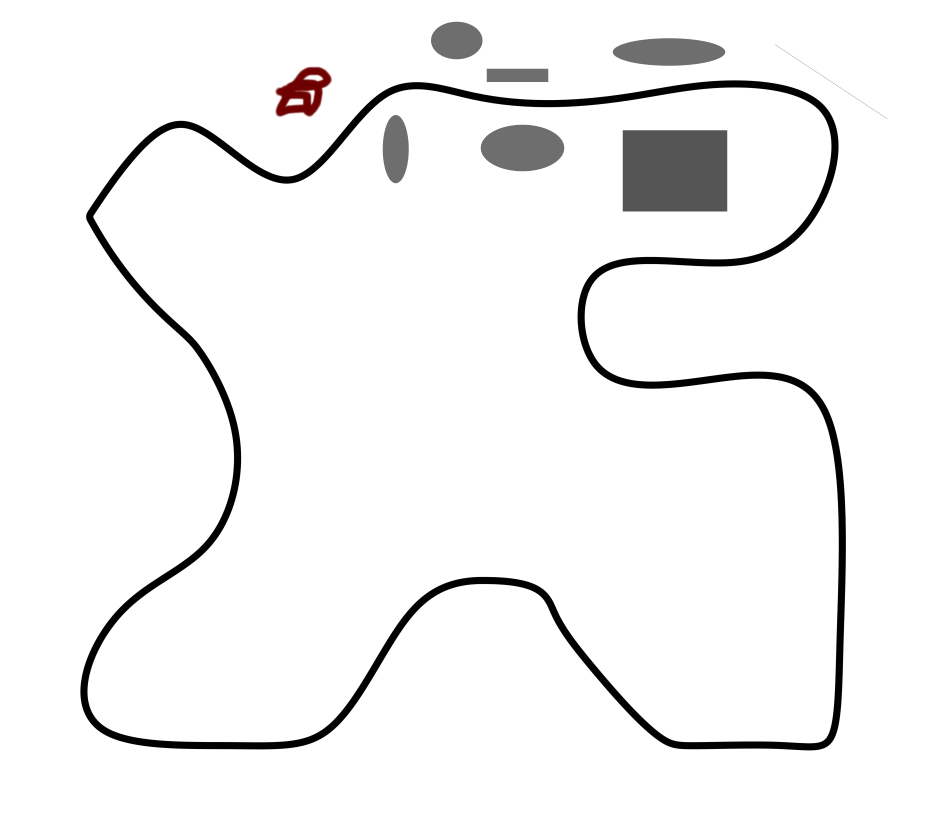
#> input picture maps/curve4.png, 3705 x 3323 px (shown at 1/4 size)
$ python main.py   (older library calls are emulated)
#> lines starting #> are read from the running program, lines starting #| are printed output that depends on the picture; after the words box and inside, x2 and y2 are one past the last pixel; in counts of white or black regions, pixels touching at a corner belong together
### simulation.py
import numpy as np
import cv2
import random
import time
# Function to simulate drone movement and rotation
def rotated_to_original(movement_vector_rotated, rotation_angle):
    # Convert rotation angle to radians
    angle_rad = np.radians(rotation_angle)

    # Create a rotation matrix for the inverse rotation
    rotation_matrix_inverse = np.array([[np.cos(-angle_rad), -np.sin(-angle_rad)],
                                        [np.sin(-angle_rad), np.cos(-angle_rad)]])

    # Apply the inverse rotation matrix to the rotated movement vector
    movement_vector_original = np.dot(rotation_matrix_inverse, movement_vector_rotated)

    return movement_vector_original

def simulate_drone_movement(image, drone_position, movement_vector, rotation_angle):
    movement_vector = rotated_to_original(movement_vector,-rotation_angle)
    rows, cols, _ = image.shape

    # Create a translation matrix for simulating movement
    translation_matrix = np.float32([[1, 0, movement_vector[0]], [0, 1, movement_vector[1]]])

    # Apply translation to the entire image
    moved_image = cv2.warpAffine(image, translation_matrix, (cols, rows), borderMode=cv2.BORDER_CONSTANT, borderValue=(255, 255, 255))

    # Update the drone's position
    drone_position = (
        drone_position[0] + movement_vector[0],
        drone_position[1] + movement_vector[1],
        drone_position[2],
        drone_position[3]
    )

    # Ensure the updated drone position is within the image boundaries
    drone_position = (
        max(0, min(drone_position[0], cols - drone_position[2])),
        max(0, min(drone_position[1], rows - drone_position[3])),
        drone_position[2],
        drone_position[3]
    )
    drone_position = tuple(np.array(drone_position,int))
    # Extract the region of interest (ROI) from the moved image
    roi_image = moved_image[drone_position[1]:drone_position[1] + drone_position[3], drone_position[0]:drone_position[0] + drone_position[2]]

    # Calculate the center of the cropped region
    center_x = drone_position[2] // 2
    center_y = drone_position[3] // 2
    # Create a rotation matrix for simulating rotation around the center of the cropped region
    rotation_matrix = cv2.getRotationMatrix2D((int(center_x), int(center_y)), rotation_angle, 1.0)

    # Apply rotation to the ROI
    rotated_roi = cv2.warpAffine(roi_image, rotation_matrix, (drone_position[2], drone_position[3]), borderMode=cv2.BORDER_CONSTANT, borderValue=(255, 255, 255))

    # Display the updated image with the rotated ROI


    return rotated_roi,drone_position

class drone_sim():
    def __init__(self,initial_pos,image,start_time):
        self.time = start_time
        self.drone_pos = initial_pos
        self.drone_map = image
        self.total_rot = 0
    def step(self,movement_vector,rotation_angle,noise = [0.95,1.05]):
        dt = time.time() - self.time
        self.time = time.time()
        movement_vector = tuple(np.array(movement_vector)*dt)
        rotation_angle = rotation_angle*dt

        movement_vector = np.array(movement_vector)
        movement_vector = tuple([np.random.normal(*noise)*movement_vector[0],np.random.normal(*noise)*movement_vector[1]])
        rotation_angle = np.random.normal(*noise)*rotation_angle

        self.total_rot += rotation_angle

        rotated_roi,self.drone_pos = simulate_drone_movement(self.drone_map, self.drone_pos, movement_vector, self.total_rot)
        return rotated_roi,self.drone_pos

### image_analysis.py
import cv2
import numpy as np
import math
import time

# [121 lines left out: functions curve_masking, cv2_curve_points, find_curve, slope, diss, draw_points and 3 more, not called in this run]


def image_analysis(image,paxos = None,old_curve = None):
    #image[image<80] = image[image<80]*0.5
    # Convert the image to grayscale
    gray = cv2.cvtColor(image, cv2.COLOR_BGR2GRAY)
    #gray = gray*2
    #gray = adjust_brightness(gray)
    #gray = sharpen_image_gray(gray)
    # Apply Canny edge detection
    gray = cv2.GaussianBlur(gray, (9, 9), 2)
    #edges = cv2.Canny(gray, 50, 100, apertureSize=3)

    #edges = cv2.Laplacian(gray, ksize=3, ddepth=cv2.CV_16S)
    #edges = cv2.convertScaleAbs(edges)
    edges = cv2.Canny(gray, 50, 100, apertureSize=3)

    #edges = cv2.GaussianBlur(edges, (15,15), 0)
    step = 10
    angle_limit = 4
    min_dis = 10
    max_dis = 90
    if paxos!=None:
        #print(paxos)
        min_dis = 0.6*paxos
        max_dis = 1.4*paxos
    checks = 10
    # Apply HoughLinesP to detect lines
    dlines = cv2.HoughLinesP(edges, 1, np.pi/180, threshold=10, minLineLength=20, maxLineGap=10)

    if dlines is None or len(dlines)<5:
        return no_lines_imshow(edges,image,gray)

    for g in range(2):
        if g==1:
            width, height = edges.shape[:2]
            lines = flip_lines(edges,dlines)
        else:
            height, width = edges.shape[:2]
            lines = dlines
        #print(len(lines))
        # Draw lines on the original image
        result_image = image.copy()

        lines = np.array(list(map(lambda x:list(form_line(x[0])),lines)))

        points = np.array(list(map(lambda x:[(x[0]+x[2])/2,(x[1]+x[3])/2],lines)))
        masked_idxs = curve_masking(points,old_curve,image.shape)
        lines = lines[masked_idxs]
        if lines is None:
            return no_lines_imshow(edges,image,gray)
        #lines = lines[np.argsort(lines[:,0])]


        points = [[] for i in range(width//step)]

        #width//10


        idx = -1
        if lines is not None and len(lines)>1:
            for line in lines:
                idx+=1
                x1, y1, x2, y2 = line
                for i in (np.array(list(range(x1 - (x1-1)%step,x2,step)))-1)//step:
                    points[i].append(idx)

        i = -1

        for sample_idxs in points:
            i+=1
            status = 0
            for l in range(checks):
                if len(sample_idxs)>=2:
                    sample = lines[sample_idxs]
                    slopes = np.array(list(zip(range(len(sample)),[slope(*list(line)) for line in sample])))
                    slopes = slopes[np.argsort(slopes[:,1])]
                    diff = np.diff(slopes[:,1])
                    if not np.isnan(diff).all() and abs(np.nanmin(diff))<angle_limit:
                        min_idx = np.nanargmin(diff)
                        line2idx = [int(slopes[min_idx,0]),int(slopes[min_idx+1,0])]
                        dis = diss(*sample[line2idx])
                        #print(dis)
                        #input()
                        if dis>min_dis and dis<max_dis:
                            points[i] = [sample_idxs[line2idx[0]],sample_idxs[line2idx[1]]]
                            status =1
                            break
                        else:
                            sample_idxs = np.delete(sample_idxs,[line2idx])
                            #points[i] = []
                    else:
                        #points[i] = []
                        break
                else:
                    points[i] = []
                    break
            if status==0:
                points[i] = []


        lines1 = []
        lines2 = []
        for idxs in points:
            item = lines[idxs]
            if len(item)>0:
                if (item[0][1]+item[0][3])/2 > (item[1][1]+item[1][3])/2:
                    lines1.append(item[0])
                    lines2.append(item[1])
                else:
                    lines2.append(item[0])
                    lines1.append(item[1])

        #lines = lines[list(set([item for sublist in points for item in sublist]))]

        if g==0:
            lines1_g0 = lines1
            lines2_g0 = lines2
            lines_g0 = lines
        if g==1:
            lines1 = flip_lines(edges,np.array(lines1).reshape(-1,1,4))
            lines1 = lines1_g0+[np.array(l[0]) for l in lines1]
            lines2 = flip_lines(edges,np.array(lines2).reshape(-1,1,4))
            lines2 = lines2_g0+[np.array(l[0]) for l in lines2]
            lines = np.concatenate((lines_g0,lines))
        if lines1 is not None and len(lines1)>1:
            #print(lines1)
            for line in lines1:
                #print(line)
                x1, y1, x2, y2 = line
                cv2.line(result_image, (x1, y1), (x2, y2), (0, 255, 0), 5)

        if lines2 is not None and len(lines2)>1:
            for line in lines2:
                x1, y1, x2, y2 = line
                cv2.line(result_image, (x1, y1), (x2, y2), (0, 0, 255), 5)

        points1 = np.array(list(map(lambda x:[(x[0]+x[2])/2,(x[1]+x[3])/2],lines1)))
        points2 = np.array(list(map(lambda x:[(x[0]+x[2])/2,(x[1]+x[3])/2],lines2)))


        if len(points1)>4:
            if g==0:
                continue
            return get_imshows(result_image,image,gray,edges,lines,points1,points2)
        elif g==1:
            print("here",len(points1))
            return no_lines_imshow(edges,image,gray)


# [19 lines left out: function get_imshows, not called in this run]

def no_lines_imshow(edges,image,gray):
    return edges,image,gray,None,None,None,None

### drone_control.py

def get_movment(slope_error,y_error,rotation_coe = 1,movement_coe = 1):
    if slope_error is not None:
        mxv = 10
        if slope_error > mxv:
            slope_error = mxv
        elif slope_error <-mxv:
            slope_error = -mxv
        err = slope_error/mxv
        movement_vector = (10*5*(1-abs(err)),-(1-abs(err))*y_error)
        rotation_speed = slope_error
    else:
        movement_vector = (4*20,0)
        rotation_speed = 0
    return rotation_speed*rotation_coe, movement_vector*movement_coe

### main.py
import cv2
import numpy as np
import math
import time
from simulation import simulate_drone_movement
from image_analysis import image_analysis
from simulation import drone_sim
from drone_control import get_movment
from drone_tools import zoom
import time

import warnings

# Suppress RankWarning
warnings.filterwarnings("ignore", category=np.RankWarning)

def text_to_image(image,text,where):
    cv2.putText(image, text, (result_image.shape[1] - cv2.getTextSize(text, cv2.FONT_HERSHEY_SIMPLEX, 1, 2)[0][0] - 10, where), cv2.FONT_HERSHEY_SIMPLEX, 1, (255, 0, 255), 2)


mask_attempts = 0

if __name__ == "__main__":
    # Load an example image
    image = cv2.imread("maps/curve4.png")
#> image is the input picture: shape (3323, 3705, 3); mean B, G, R 242.9, 242.9, 243.2
    image = np.clip(image + np.random.normal(0, 0.8, image.shape).astype(np.uint8), 0, 255)
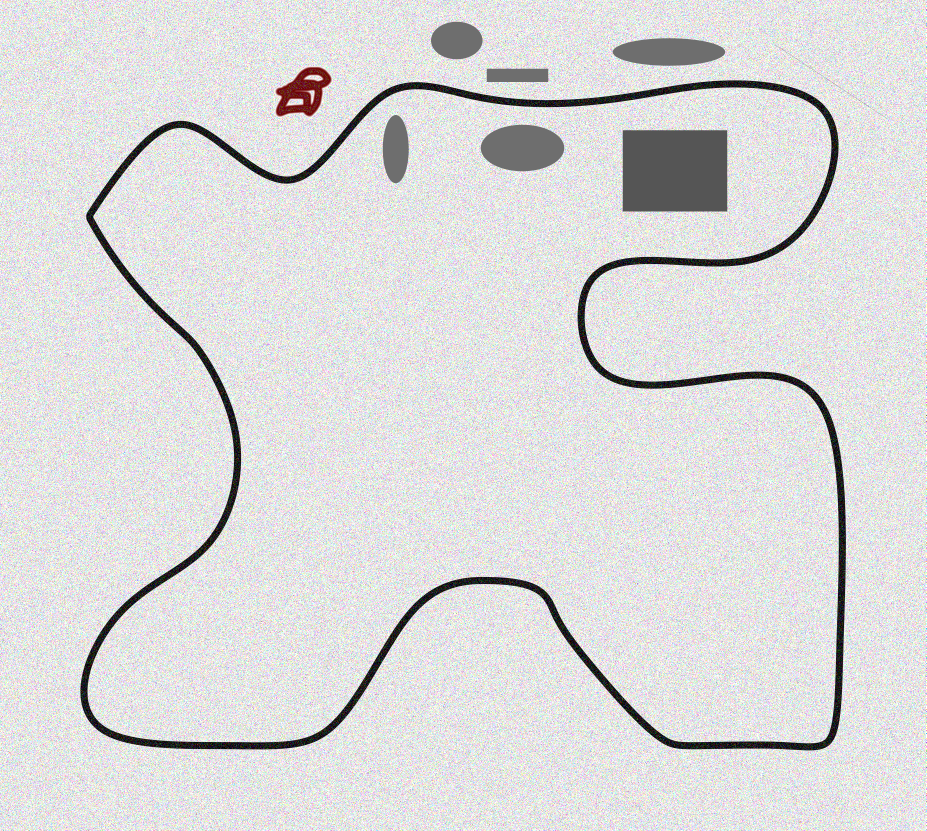
#> image: shape (3323, 3705, 3) (shown at 1/4 size); mean B, G, R 218.3, 218.3, 218.5
    img2 = image.copy()
    movement_vector = (0,0); rotation_speed = 0; start_time = time.time(); fps = 10000; i=0; paxos = None

    #setup environment
    env = drone_sim((0, 270, 400, 400),image,time.time())
    old_curve = None
    while True:

        #apply the movement and go one step in the simulation
        frame,drone_position =  env.step(movement_vector, rotation_speed)#,[0.8,1.2])
#> in simulate_drone_movement, `roi_image = moved_image[drone_position[1]:drone_position[1] + drone_po..`:
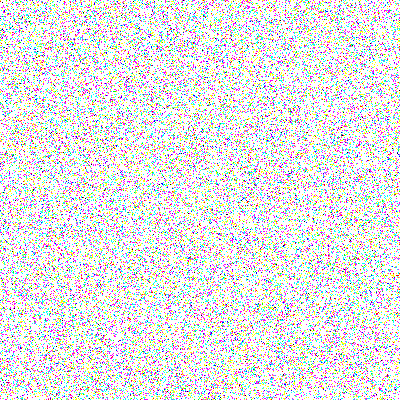
#> roi_image: shape (400, 400, 3); mean B, G, R 228.2, 227.6, 227.8
#> in step, `rotated_roi,self.drone_pos = simulate_drone_movement(self.drone_map, s..`: self.drone_pos = (0, 270, 400, 400)
#> drone_position = (0, 270, 400, 400)
        #image analysis
        #edges,result_image, gray,paxos,slope_error,y_error,test_curve = image_analysis(frame,paxos,old_curve)
        edges,result_image, gray,paxos,slope_error,y_error,test_curve = image_analysis(frame,paxos,old_curve)
#> in image_analysis, `gray = cv2.cvtColor(image, cv2.COLOR_BGR2GRAY)`:
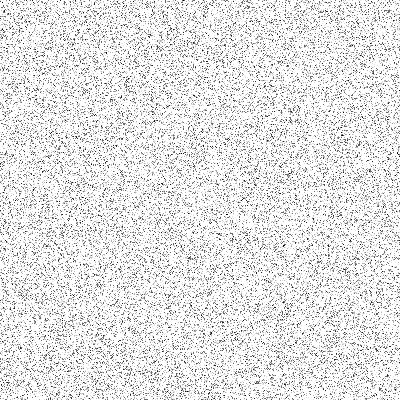
#> gray: shape (400, 400); min 0, max 255, mean 227.7
#> in image_analysis, `gray = cv2.GaussianBlur(gray, (9, 9), 2)`:
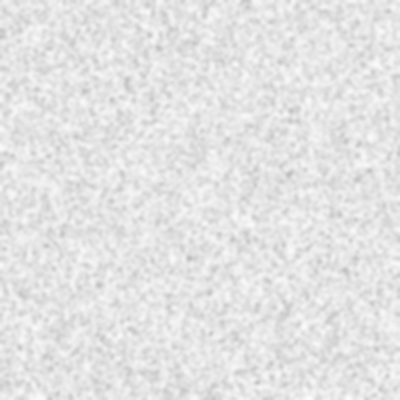
#> gray: shape (400, 400); min 187, max 253, mean 227.7
#> in image_analysis, `edges = cv2.Canny(gray, 50, 100, apertureSize=3)`:
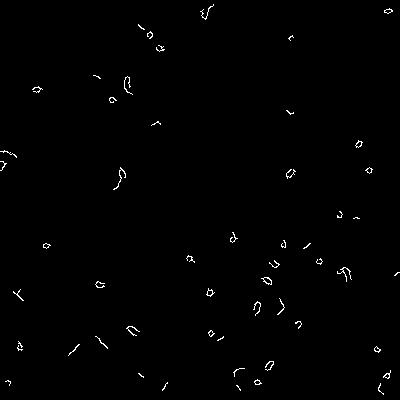
#> edges: shape (400, 400); 0.69% white in thin lines or dots
#> in image_analysis, `dlines = cv2.HoughLinesP(edges, 1, np.pi/180, threshold=10, minLineLen..`: dlines = [[257, 384, 273, 362], [138, 24, 161, 47], [265, 282, 274, 261]]
        if test_curve is not None or mask_attempts==2:
            mask_attempts = 0
            old_curve = test_curve
        else:
            mask_attempts+=1
        #get the movment
        rotation_speed, movement_vector = get_movment(slope_error,y_error)
#> rotation_speed = 0; movement_vector = (80, 0)


        ###Imshow the resutls else
        #continue
        i+=1
        if i%30==0 and i!=0:
            i = 0; elapsed_time = time.time() - start_time
            start_time = time.time()
            fps = 1 / (elapsed_time / 30)

        text_to_image(result_image,f"FPS: {fps:.2f}",30)
#> in text_to_image, `cv2.putText(image, text, (result_image.shape[1] - cv2.getTextSize(text..`:
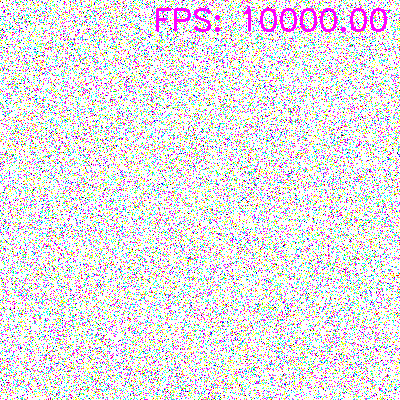
#> image: shape (400, 400, 3); 0.95% of pixels changed, all inside (x1, y1, x2, y2) = (156, 8, 387, 32)
        cv2.imshow("Line Following", np.vstack([cv2.cvtColor(edges, cv2.COLOR_GRAY2BGR),result_image,cv2.cvtColor(gray, cv2.COLOR_GRAY2BGR)]))
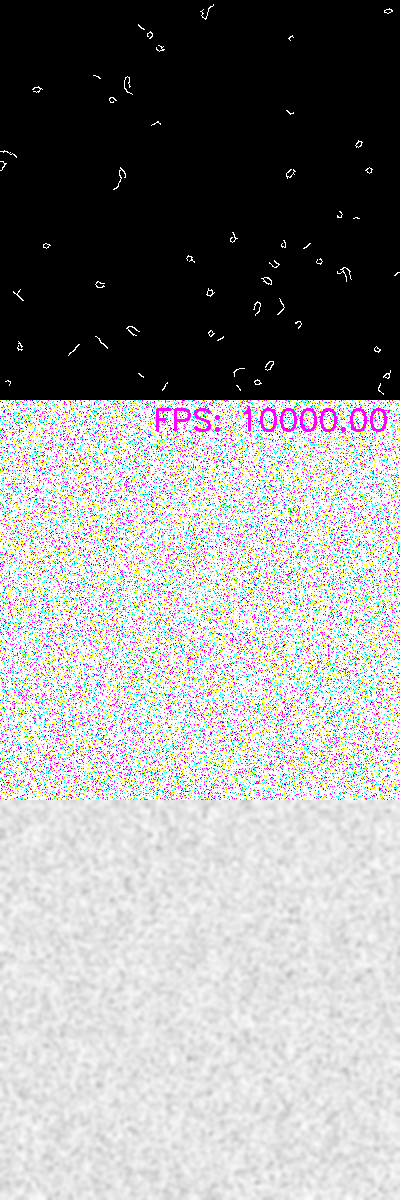
#> window 'Line Following': shape (1200, 400, 3); mean B, G, R 152.7, 151.6, 152.5
        pos = np.array(drone_position[0:2],int) + np.array(drone_position[2:4],int)//2
#> pos = [200, 470]
        cv2.drawMarker(img2, tuple(pos), (0, 255, 0), cv2.MARKER_CROSS, 15, 100)

        if not i%10:
            cv2.imshow("Drone View", img2)
        if cv2.waitKey(1) & 0xFF == ord('q'):
#> (key q is pressed here)
            break

    # Release the OpenCV window
    cv2.destroyAllWindows()
